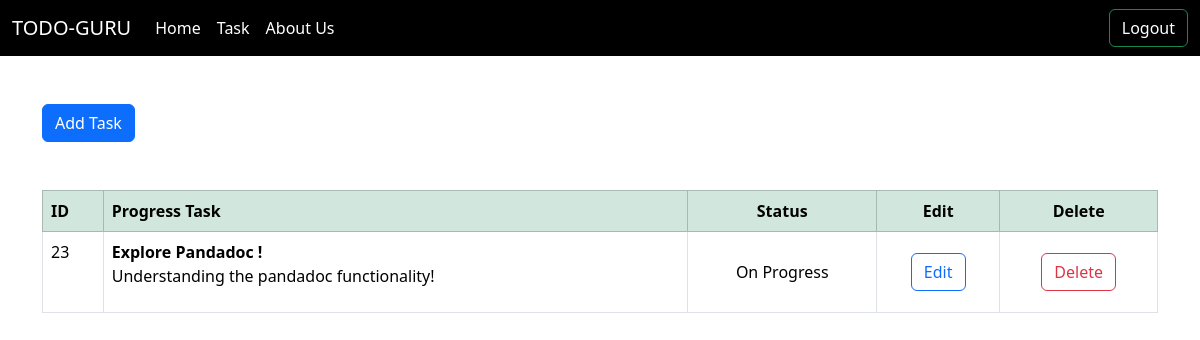
Before: /tasks/ (signed in) with the older database file.
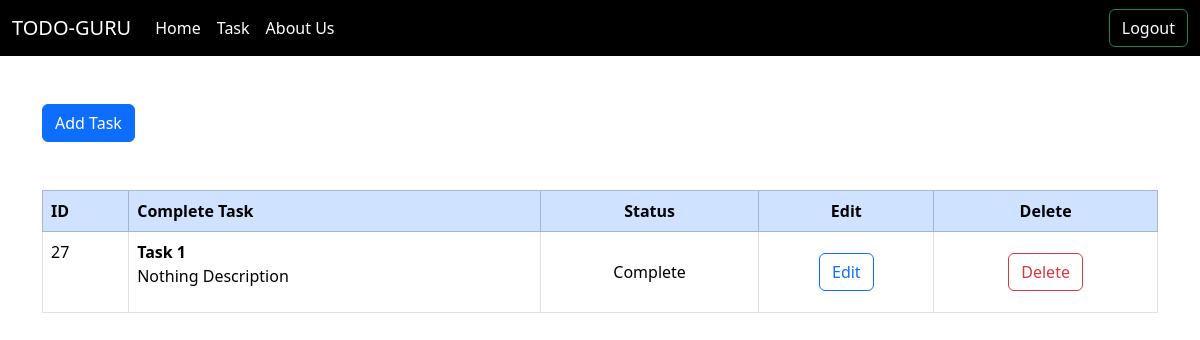
After: the same page with the newer database file.
### taskApp/models.py (models this page shows, shortened)
class Task(models.Model):
    STATUS_CHOICES = [
        ("pending", "Pending"),
        ("complete", "Complete"),
        ("on_progress", "On Progress"),
        ("on_hold", "On Hold"),
    ]
    title = models.CharField(max_length=255)
    notes = models.TextField(blank=True)
    author = models.ForeignKey(User, on_delete=models.CASCADE)
    create_date = models.DateTimeField(auto_now_add=True)
    status = models.CharField(max_length=20, choices=STATUS_CHOICES, default="pending")

### taskApp/views.py (the view)
# urls.py: path("", views.all_tasks, name="tasks"),
def all_tasks(request):
    if request.user.is_authenticated:
        if request.method == "POST":
            forms = TaskForm(request.POST)
            if forms.is_valid():
                task = forms.save(commit=False)
                task.author = request.user
                task.save()
            return redirect("tasks")
        elif request.method == "GET":
            tasks = Task.objects.all()
            pending_tasks = tasks.filter(status="pending")
            complete_tasks = tasks.filter(status="complete")
            progress_tasks = tasks.filter(status="on_progress")
            hold_tasks = tasks.filter(status="on_hold")
            context = {
                "tasks": tasks,
                "pending_tasks": pending_tasks,
                "complete_tasks": complete_tasks,
                "hold_tasks": hold_tasks,
                "progress_tasks": progress_tasks,
            }
            return render(request, "todolist.html", context=context)
    return redirect('login')

### taskApp/templates/todolist.html (shortened to what this page needs)
{% extends "base.html" %}
{% block content %}
<br><br>
<button type="button" class="btn btn-primary" data-bs-toggle="modal" data-bs-target="#exampleModal" data-bs-whatever="@mdo">Add Task</button>
<br><br>
  {% if tasks %}
  <table class="table table-bordered  mt-4">
   {% if progress_tasks %}
   <thead class="table-success">
    <tr>
      <th>ID</th>
      <th>Progress Task</th>
      <th class="align-middle text-center">Status</th>
      <th class="align-middle text-center">Edit</th>
      <th class="align-middle text-center">Delete</th>
    </tr>
  </thead>
  <tbody>
      {% for task in progress_tasks %}
      <tr>
        <td>{{ task.id }}</td>
        <td>
          <b>{{ task.title }}</b>
          {% if task.notes %}
          <div class="sticky-note">
            <p>{{ task.notes }}</p>
          </div>
          {% endif %}
        </td>
        <td  class=" align-middle text-center align-middle">{{ task.get_status_display }}</td>
        <td class="align-middle text-center">
          <button type="button" class="btn btn-outline-primary text-blue" data-bs-toggle="modal" data-bs-target="#editModal{{ task.id }}" data-bs-whatever="@mdo">Edit</button>
        </td>
        <td class="align-middle text-center">
          <a href="{% url "delete" task.id %}"><button type="button" class="btn btn-outline-danger text-red">Delete</button></a>
        </td>
      </tr>
      {% endfor %}
  </tbody>
   {% endif %}
   {% if complete_tasks %}
   <thead class="table-primary">
    <tr>
      <th>ID</th>
      <th>Complete Task</th>
      <th class="align-middle text-center">Status</th>
      <th class="align-middle text-center">Edit</th>
      <th class="align-middle text-center">Delete</th>
    </tr>
  </thead>
  <tbody>
      {% for task in complete_tasks %}
      <tr>
        <td>{{ task.id }}</td>
        <td>
          <b>{{ task.title }}</b>
          {% if task.notes %}
          <div class="sticky-note">
            <p>{{ task.notes }}</p>
          </div>
          {% endif %}
        </td>
        <td  class=" align-middle text-center align-middle">{{ task.get_status_display }}</td>
        <td class="align-middle text-center">
          <button type="button" class="btn btn-outline-primary text-blue" data-bs-toggle="modal" data-bs-target="#editModal{{ task.id }}" data-bs-whatever="@mdo">Edit</button>
        </td>
        <td class="align-middle text-center">
          <a href="{% url "delete" task.id %}"><button type="button" class="btn btn-outline-danger text-red">Delete</button></a>
        </td>
      </tr>
      {% endfor %}
  </tbody>
   {% endif %}
  </table>
  {% endif %}
{% endblock content %}

Changed rows visible on the page:
removed Task: id "23", title "Explore Pandadoc !", notes "Understanding the pandadoc functionality!", status "On Progress"
added Task: id "27", title "Task 1", notes "Nothing Description", status "Complete"
Other visible differences:
text no longer shown: "Progress Task"
text now shown: "Complete Task"
